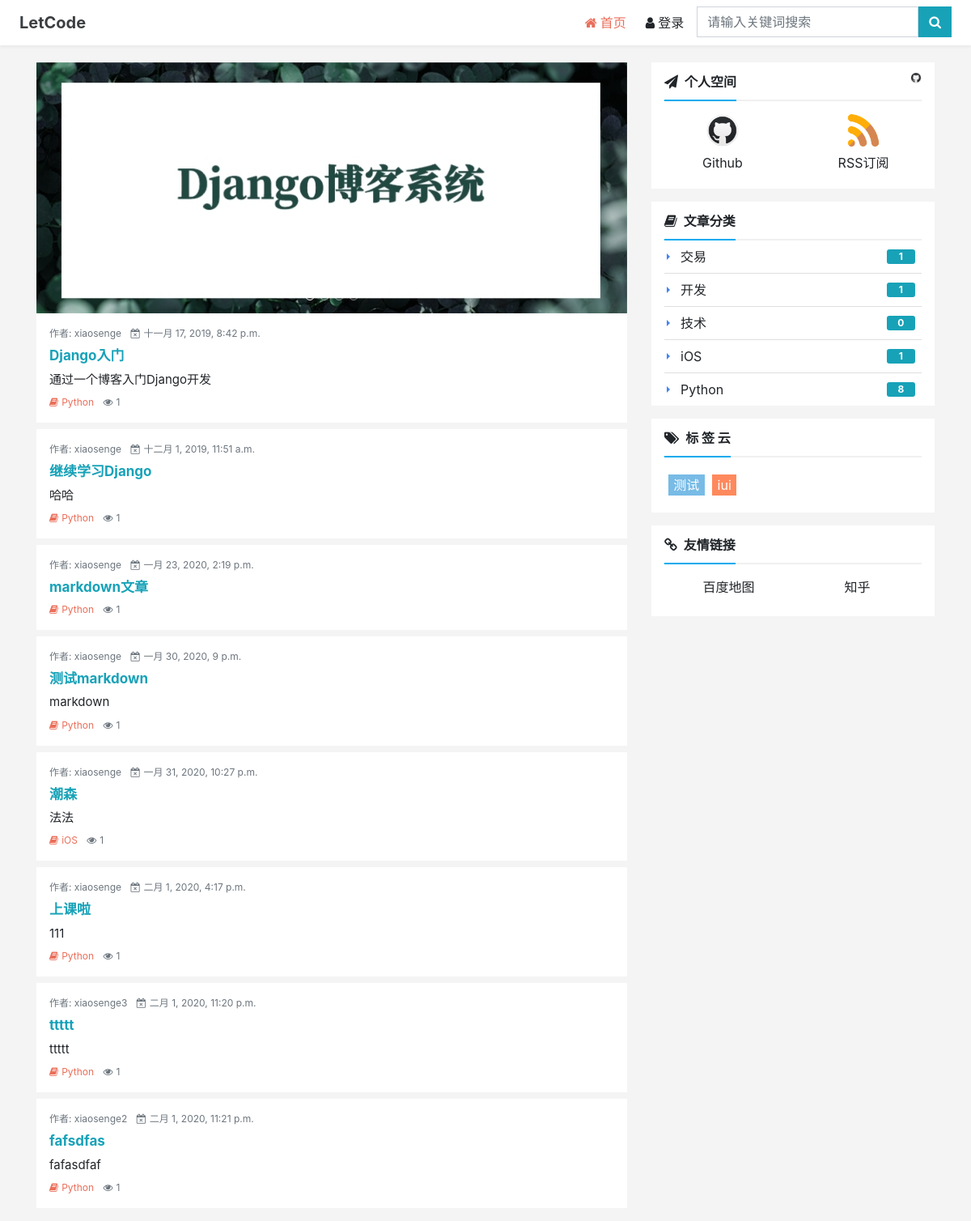
The app's page /hot/, older data.
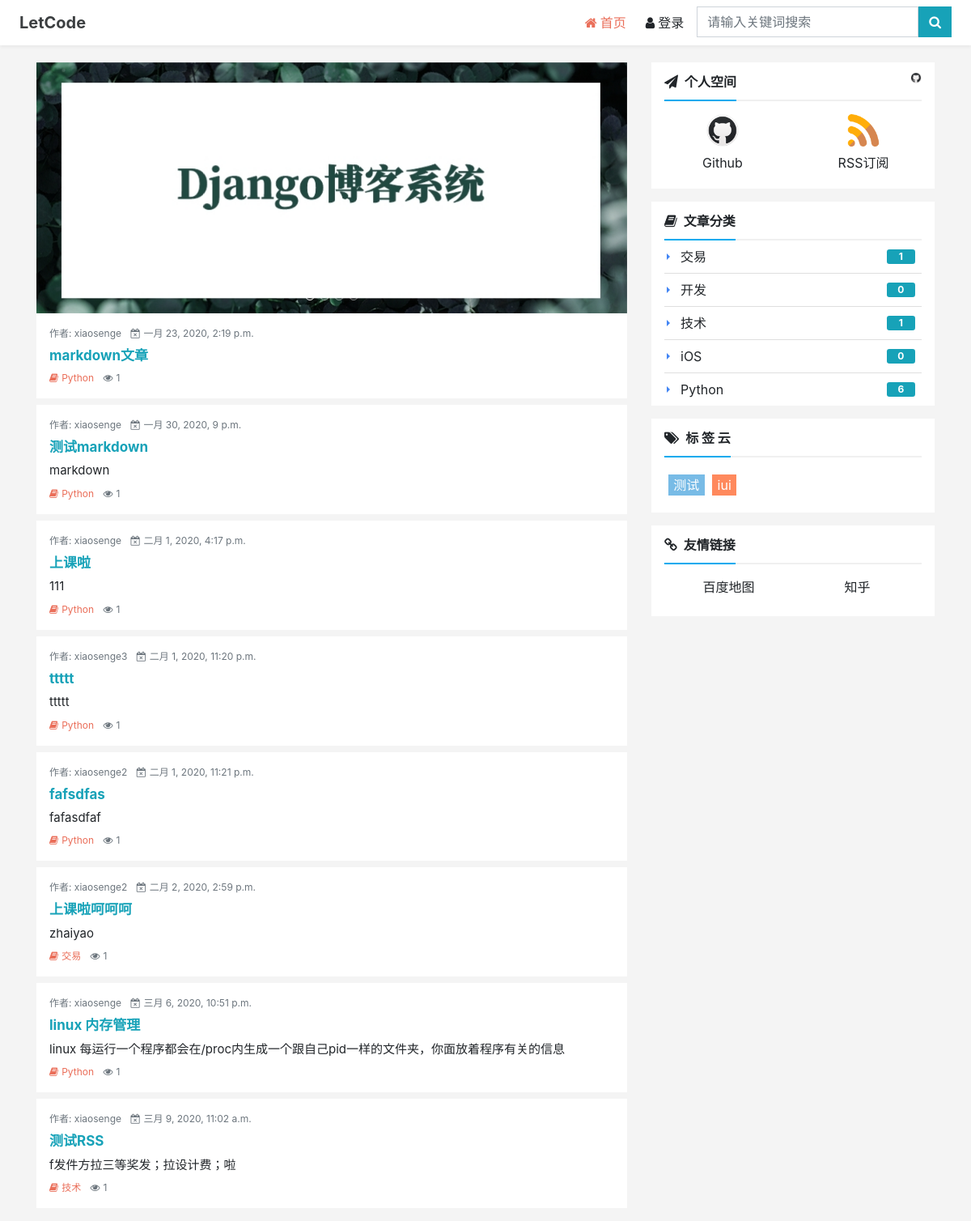
The same page, newer data.
### blog/models.py (models this page shows, shortened)
class Post(models.Model):
    STATUS_NORMAL = 1
    STATUS_DELETE = 0
    STATUS_DRAFT = 2
    STATUS_ITEMS = [
        (STATUS_NORMAL,'正常'),
        (STATUS_DRAFT, '草稿'),
        (STATUS_DELETE, '删除')
    ]
    title = models.CharField(max_length=255, verbose_name='标题')
    desc = models.CharField(max_length=1024,blank=True, verbose_name='摘要')
    content = models.TextField(verbose_name='正文',help_text='正文必须为Markdown格式')
    status = models.PositiveIntegerField(default=STATUS_NORMAL, choices=STATUS_ITEMS, verbose_name='状态')
    create_time = models.DateTimeField(auto_now_add=True, verbose_name='创建时间')
    category = models.ForeignKey(Category,on_delete=models.CASCADE,verbose_name='分类')
    tag = models.ManyToManyField(Tag,verbose_name='标签')
    owner = models.ForeignKey(User,on_delete=models.CASCADE, verbose_name='作者')
    is_md = models.BooleanField(default=False,verbose_name='使用markdown语法')
    content_html = models.TextField(verbose_name='正文html格式', blank=True, editable=False)
    pv = models.PositiveIntegerField(default=1)
    uv = models.PositiveIntegerField(default=1)
    class Meta:
        verbose_name = verbose_name_plural = '文章'
        ordering = ['-id']

class Category(models.Model):
    STATUS_NORMAL = 1
    STATUS_DELETE = 0
    STATUS_ITEMS = [
        (STATUS_NORMAL,'正常'),
        (STATUS_DELETE, '删除')
    ]
    name = models.CharField(max_length=50, verbose_name='名称')
    status = models.PositiveIntegerField(default=STATUS_NORMAL,choices=STATUS_ITEMS,verbose_name='状态')
    is_nav = models.BooleanField(default=False,verbose_name='是否为导航')
    owner = models.ForeignKey(User,on_delete=models.CASCADE,verbose_name='作者')
    create_time = models.DateTimeField(auto_now_add=True,verbose_name='创建时间')
    desc = models.CharField(max_length=2020,verbose_name='分类描述',default='')
    def link_post_count(self):
        return Post.objects.filter(category_id=self.id).count()
    @staticmethod
    def get_navs():
        categories = Category.objects.filter(status=Category.STATUS_NORMAL)
        nav_categories = []
        normal_categories = []
        for cate in categories:
            if cate.is_nav:
                nav_categories.append(cate)
            else:
                normal_categories.append(cate)
        return {
            'navs': nav_categories,
            'categories': normal_categories,
        }
    class Meta:
        verbose_name = verbose_name_plural = '分类'
        ordering = ['-id']

class Tag(models.Model):
    STATUS_NORMAL = 1
    STATUS_DELETE = 0
    STATUS_ITEMS = [
        (STATUS_NORMAL,'正常'),
        (STATUS_DELETE, '删除')
    ]
    name = models.CharField(max_length=10, verbose_name='名称')
    status = models.PositiveIntegerField(default=STATUS_NORMAL,choices=STATUS_ITEMS,verbose_name='状态')
    owner = models.ForeignKey(User,on_delete=models.CASCADE,verbose_name='作者')
    create_time = models.DateTimeField(auto_now_add=True,verbose_name='创建时间')
    desc = models.CharField(max_length=2020, verbose_name='标签描述', default='')
    class Meta:
        verbose_name = verbose_name_plural = '标签'

### config/models.py (models this page shows)
class Link(models.Model):
    STATUS_NORMAL = 1
    STATUS_DELETE = 0
    STATUS_ITEMS = [
        (STATUS_NORMAL,'正常'),
        (STATUS_DELETE, '删除')
    ]
    title = models.CharField(max_length=50, verbose_name='标题')
    status = models.PositiveIntegerField(default=STATUS_NORMAL, choices=STATUS_ITEMS, verbose_name='状态')
    href = models.URLField(verbose_name='链接')
    weight = models.PositiveIntegerField(default=1,
                                         choices=zip(range(1,6),range(1,6)),
                                         verbose_name='权重',
                                         help_text='权重高展示顺序靠前')
    owner = models.ForeignKey(User,on_delete=models.CASCADE, verbose_name='作者')
    create_time = models.DateTimeField(auto_now_add=True, verbose_name='创建时间')
    class Meta:
        verbose_name = verbose_name_plural = '友链'

### blog/views.py (the view)
# urls.py: path('hot/',HotIndexView.as_view(),name='hotIndex'),
class HotIndexView(ListView):
    queryset = Post.hot_posts()
    paginate_by = 8
    template_name = 'blog/_index.html'
    context_object_name = 'post_list'
    def get_context_data(self, *args, **kwargs):
        context = super(HotIndexView, self).get_context_data(**kwargs)
        tags = Tag.objects.filter(status=Tag.STATUS_NORMAL)
        categorys = Category.objects.filter(status=Category.STATUS_NORMAL)
        links = Link.objects.filter(status=Link.STATUS_NORMAL)
        context.update({
            'keyword': '',
            'tags': tags,
            'categorys': categorys,
            'links': links,
        })
        context.update(Category.get_navs())
        return context

### typeidea/templates/blog/_index.html (shortened to what the changed rows need)
{% load static %}
<!doctype html>
<html lang="en">
<head>
    <link href="https://cdn.bootcss.com/twitter-bootstrap/4.3.1/css/bootstrap.min.css" rel="stylesheet">
    <link href="https://cdn.bootcss.com/font-awesome/4.7.0/css/font-awesome.min.css" rel="stylesheet">
    <link href="{% static 'css/blog/base.css' %}" rel="stylesheet"/>
</head>
<body>
<main>
<div class="container">
    <div class="row">
        <div class="col-lg-8">
<div class="summary-list">
    {% for post in post_list %}
    <div class="media mb-1 mb-sm-2 p-2 p-lg-3">
        <div class="media-body">
            <div class="text-muted mb-2 f-12">
                <span>作者: {{ post.owner.username }}</span>
                <span><i class="fa fa-calendar-times-o ml-2 mr-1"></i>{{ post.create_time }}</span>
            </div>
            <h2 class="mt-0 font-weight-bold text-info f-17">
                <a href="{% url 'npost-detail' post.id %}" target="_blank">{{ post.title }}</a>
            </h2>
            <p class="d-none d-sm-block mb-2 f-15">{{ post.desc }}</p>
            <div class="text-muted mb-0 f-12">
                <a class="cate" href="{% url 'ncategory-detail' post.category.id %}" title="查看当前分类下更多文章">
                    <i class="fa fa-book mr-1"></i>{{ post.category.name }}</a>
                <span><i class="fa fa-eye ml-2 mr-1"></i>{{ post.pv }}</span>
            </div>
        </div>
    </div>
    {% endfor%}
</div>
        </div>
        <div class="col-lg-4">
<div class="card border-0 rounded-0 px-3 mb-2 mb-md-3" id="category-card">
    <ul class="list-group list-group-flush f-16">
        {% for cate in categorys %}
        <li class="list-group-item d-flex justify-content-between align-items-center pr-2 py-2">
            <a class="category-item" href="{% url 'ncategory-detail' cate.id %}"
               title="查看{{ cate.name }}分类下所有文章">{{ cate.name }}</a>
            <span class="badge text-center" title="当前分类下有{{ cate.link_post_count }}篇文章">{{ cate.link_post_count }}</span>
        </li>
        {% endfor %}
    </ul>
</div>
<div class="card border-0 rounded-0 px-3 mb-2 mb-md-3" id="tag-card">
    <div class="card-body px-0 py-3">
        <div class="tag-cloud">
            {% for tag in tags %}
                <a href="{% url 'ntag-detail' tag.id %}" class="tags f-16" id="tag-1"
               title="{{ tag.name }}标签下有3篇文章">{{ tag.name }}</a>
            {% endfor %}
        </div>
    </div>
</div>
<div class="d-none d-lg-block">
    <div class="card border-0 rounded-0 px-3 mb-2 mb-md-3" id="friends-card">
        <div class="card-body px-0 py-3">
            <div class="tool-list">
                {% for link in links %}
                <div class="w-50 float-left text-center mb-2">
                    <div class="mx-2">
                        <a href="{{ link.href }}" title="{{ link.title }}" target="_blank">
                            {{ link.title }}</a>
                    </div>
                </div>
                {% endfor %}
            </div>
        </div>
    </div>
</div>
        </div>
    </div>
</div>
</main>
</body>
</html>

Row changes from the older to the newer data that the page shows:
removed Post: owner.username "xiaosenge", create_time "十一月 17, 2019, 8:42 p.m.", title "Django入门", desc "通过一个博客入门Django开发", category.name "Python", pv "1"
removed Post: owner.username "xiaosenge", create_time "十二月 1, 2019, 11:51 a.m.", title "继续学习Django", desc "哈哈", category.name "Python", pv "1"
removed Post: owner.username "xiaosenge", create_time "一月 31, 2020, 10:27 p.m.", title "潮森", desc "法法", category.name "iOS", pv "1"
now on this page (row unchanged): Post: owner.username "xiaosenge2", create_time "二月 2, 2020, 2:59 p.m.", title "上课啦呵呵呵", desc "zhaiyao", category.name "交易", pv "1"
now on this page (row unchanged): Post: owner.username "xiaosenge", create_time "三月 6, 2020, 10:51 p.m.", title "linux 内存管理", desc "linux 每运行一个程序都会在/proc内生成一个跟自己pid一样的文件夹，你面放着程序有关的信息", category.name "Python", pv "1"
added Post: owner.username "xiaosenge", create_time "三月 9, 2020, 11:02 a.m.", title "测试RSS", desc "f发件方拉三等奖发；拉设计费；啦", category.name "技术", pv "1"
computed for Category "开发": link_post_count "1" → "0"
computed for Category "技术": link_post_count "0" → "1"
computed for Category "iOS": link_post_count "1" → "0"
computed for Category "Python": link_post_count "8" → "6"
